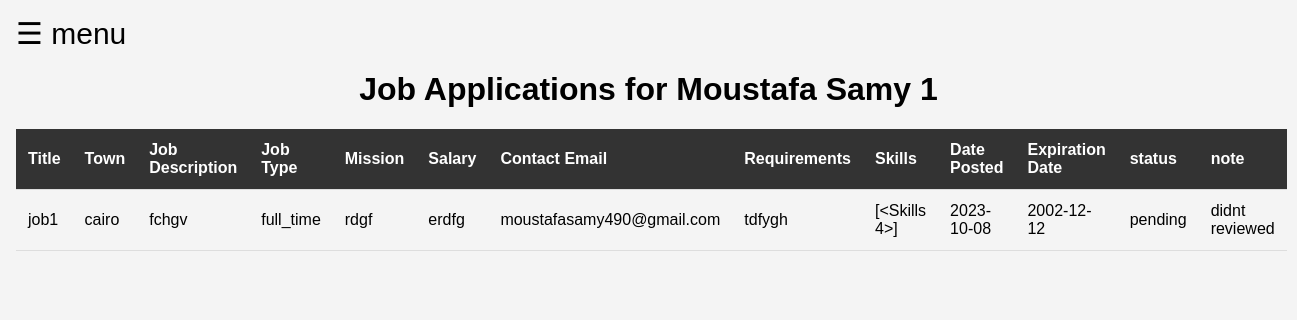
The app's page /my_job_applications (signed in) with its own data.
### services/customer.py (models this page shows, shortened)
class Customers(db.Model):
    id = db.Column(db.Integer, primary_key=True)
    fullname = db.Column(db.String(120), nullable=True)
    birthdate = db.Column(db.Date, nullable=True)
    email = db.Column(db.String(120), nullable=True)
    mobile = db.Column(db.String(120), nullable=True)
    kind = db.Column(db.String(120), nullable=True)
    currentjob = db.Column(db.String(120), nullable=True)
    cv = db.Column(db.String(120), nullable=True)
    image = db.Column(db.String(120), nullable=True)
    password = db.Column(db.String(120), nullable=True)
    adress_type = db.Column(db.String(120), nullable=True)
    country = db.Column(db.String(120), nullable=True)
    governorate = db.Column(db.String(120), nullable=True)
    adress = db.Column(db.String(120), nullable=True)
    home_num = db.Column(db.String(120), nullable=True)
    department_num = db.Column(db.String(120), nullable=True)
    activated = db.Column(db.Boolean, nullable=True)
    token = db.Column(db.String(120))
    resume = db.Column(db.Text, nullable=True)  # Add Resume field
    timestamp = db.Column(db.DateTime, default=datetime.utcnow)
    jobs = db.relationship("Jobs", secondary="customer_jobs", back_populates="customers")
    messages = db.relationship('Message', backref='customer', lazy=True)
    skills = db.relationship('Skills', backref='job_skills', lazy=True)
    @classmethod
    def get_job_status_by_customer_id(cls, customer_id, job_id):
        query = db.session.query(customer_jobs.c.status).filter(
            and_(customer_jobs.c.customer_id == customer_id, customer_jobs.c.job_id == job_id)
        ).first()
        if query:
            return query[0]
        return None
    @classmethod
    def get_job_note_by_customer_id(cls, customer_id, job_id):
        query = db.session.query(customer_jobs.c.note).filter(
            and_(customer_jobs.c.customer_id == customer_id, customer_jobs.c.job_id == job_id)
        ).first()
        if query:
            return query[0]
        return None

### services/job.py (models this page shows, shortened)
class Jobs(db.Model):
    id = db.Column(db.Integer, primary_key=True, unique=True)
    title = db.Column(db.String(80), nullable=False)
    town = db.Column(db.String(80), nullable=False)
    job_description = db.Column(db.String(120), nullable=False)
    job_type = db.Column(db.String(120), nullable=False)
    mission = db.Column(db.String(120), nullable=False)
    salary = db.Column(db.String(120), nullable=False)
    contact_email = db.Column(db.String(120), nullable=False)
    requirements = db.Column(db.String(120), nullable=False)
    expiration_date = db.Column(db.Date, nullable=True)
    keywords = db.Column(db.String(120), nullable=True)  # Job keywords
    company_size = db.Column(db.String(80), nullable=True)  # Company size
    company_id = db.Column(db.Integer, db.ForeignKey('company.id'), nullable=False)
    date_posted = db.Column(db.DateTime, default=datetime.utcnow)
    customers = db.relationship('Customers', secondary="customer_jobs", back_populates="jobs")
    skills = db.relationship('Skills', backref='customer_skills', lazy=True)

### tables this page shows
CREATE TABLE customer_jobs (
	id INTEGER NOT NULL, 
	customer_id INTEGER, 
	job_id INTEGER, 
	status VARCHAR(120), 
	note VARCHAR(120), 
	PRIMARY KEY (id), 
	FOREIGN KEY(customer_id) REFERENCES customers (id), 
	FOREIGN KEY(job_id) REFERENCES jobs (id)
);

### customers.py (the view)
@customer_routes.route('/my_job_applications')
def show_job_applications():
    try:
        customer_id = session.get('user_id')  # Use get() to handle None case
        customer = Customers.query.get(customer_id)
        job_applications = []
        for job in customer.jobs:
            job_id = job.id
            status = Customers.get_job_status_by_customer_id(customer_id, job_id)
            note = Customers.get_job_note_by_customer_id(customer_id, job_id)
            job_applications.append({"job": job, "status": status, "note": note})
        return render_template('job_applications.html', customer=customer, job_applications=job_applications , status = status , note = note)
    except Exception as e:
        return str(e)

### templates/job_applications.html (shortened to what this page needs)
{% extends "sidenav.html" %}
{% block content %}
<!DOCTYPE html>
<html lang="en">
<head>
</head>
<body>
    <h1>Job Applications for {{ customer.fullname }}</h1>
    <table>
        <thead>
            <tr>
                <th>Title</th>
                <th>Town</th>
                <th>Job Description</th>
                <th>Job Type</th>
                <th>Mission</th>
                <th>Salary</th>
                <th>Contact Email</th>
                <th>Requirements</th>
                <th>Skills</th>
                <th>Date Posted</th>
                <th>Expiration Date</th>
                <th>status</th>
                <th>note</th>
            </tr>
        </thead>
        <tbody>
            {% for job in customer.jobs %}
                <tr>
                    <td>{{ job.title }}</td>
                    <td>{{ job.town }}</td>
                    <td>{{ job.job_description }}</td>
                    <td>{{ job.job_type }}</td>
                    <td>{{ job.mission }}</td>
                    <td>{{ job.salary }}</td>
                    <td>{{ job.contact_email }}</td>
                    <td>{{ job.requirements }}</td>
                    <td>{{ job.skills }}</td>
                    <td>{{ job.date_posted.strftime('%Y-%m-%d') }}</td>
                    <td>{{ job.expiration_date.strftime('%Y-%m-%d') }}</td>
                    <td>{{status}}</td>
                    <td>{{note}}</td>
                </tr>
            {% endfor %}
        </tbody>
    </table>
</body>
</html>
{% endblock %}

### templates/sidenav.html (style rules this page uses)
body { font-family: "Lato", sans-serif; }

### templates/job_applications.html (style rules this page uses)
body { font-family: Arial, sans-serif; background-color: #f4f4f4; margin: 0; padding: 0; }
h1 { text-align: center; margin-top: 20px; }
table { border-collapse: collapse; width: 100%; margin-top: 20px; }
th, td { padding: 12px; text-align: left; border-bottom: 1px solid #ddd; }
th { background-color: #333; color: #fff; }

### records on screen
Customers: fullname "Moustafa Samy 1"
Jobs: title "job1", town "cairo", job_description "fchgv", job_type "full_time", mission "rdgf", salary "erdfg", contact_email "moustafasamy490@gmail.com", requirements "tdfygh", skills "[<Skills 4>]", date_posted "2023-10-08", expiration_date "2002-12-12"
customer_jobs: status "pending", note "didnt reviewed"
